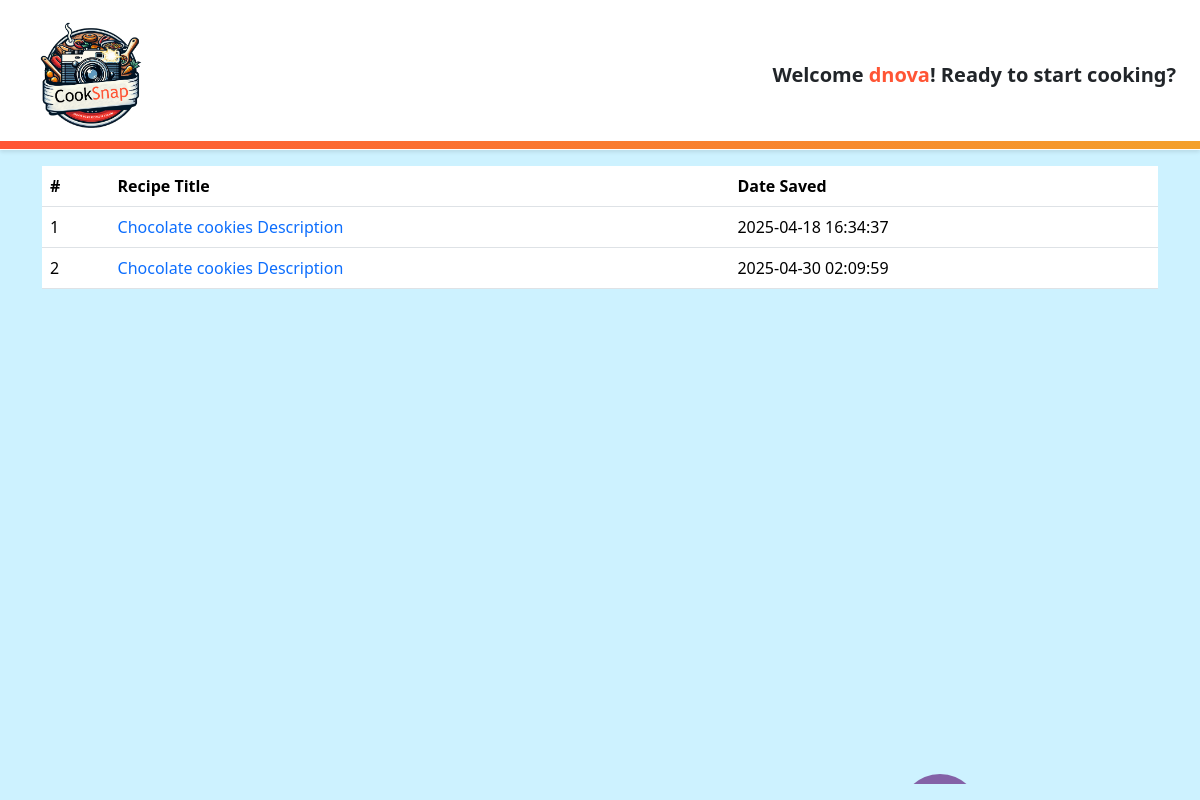
The app's page /saved_recipes/ (signed in) with its own data.
### saved_recipes/views.py (the view)
# urls.py: path("", saved_recipes_view, name="saved_recipes"),
@login_required
def saved_recipes_view(request):
    username = request.user.username
    conn = sqlite3.connect(settings.BASE_DIR / 'db.sqlite3')
    cursor = conn.cursor()
    cursor.execute("""
        SELECT recipe_id, title, s_date, steps
        FROM userSavedRecipes
        WHERE username = ?
    """, (username,))
    rows = cursor.fetchall()
    conn.close()
    saved_recipes = [
        {
            "id": row[0],
            "title": row[1],
            "date": row[2],
            "steps": row[3]
        }
        for row in rows
    ]
    return render(request, "saved_recipes_template/saved_recipes.html", {
        "saved_recipes": saved_recipes
    })

### templates/saved_recipes_template/saved_recipes.html (shortened to what this page needs)
{% load static %}
<!DOCTYPE html>
<html lang="en">
<head>
    <link rel="stylesheet" href="https://cdn.jsdelivr.net/npm/bootstrap@5.3.2/dist/css/bootstrap.min.css"
 />
    <link rel="stylesheet"
        href="https://cdnjs.cloudflare.com/ajax/libs/bootstrap-icons/1.10.0/font/bootstrap-icons.min.css" />
    <link rel="stylesheet" href="{% static 'styles/styleSaveRecipes.css' %}" />
    <link rel="stylesheet" href="{% static 'styles/styleCirculos.css' %}" />
    <link rel="stylesheet" href="https://cdnjs.cloudflare.com/ajax/libs/font-awesome/6.0.0-beta3/css/all.min.css" />
</head>
<body class="background">
    <nav class="navbar navbar-expand-lg navbar-light p-3">
        <a class="navbar-brand" href="{% url 'main' %}">
            <img src="{% static 'resources/cooksnap-logo.png' %}" alt="Cooksnap Logo"
                class="hexagon-img" style="min-width:150px; height:auto;" />
        </a>
        <div class="collapse navbar-collapse" id="navbarNav" >
            <ul class="navbar-nav ms-auto align-items-center">
                <li class="nav-item">
                    <h1 class="nav-link mb-0 text-center text-lg-start fw-bold fs-5 text-dark">
                        Welcome <span style="color:#FF5535">{{ user.username }}</span>! Ready to start cooking?
                    </h1>
                </li>
            </ul>
        </div>
    </nav>
    <ul class='circles'>
        <li></li>
    </ul>
    <div class="container mt-3">
        <div class="table-responsive">
            <table class="table floating-table">
                <thead>
                    <tr>
                        <th>#</th>
                        <th>Recipe Title</th>
                        <th>Date Saved</th>
                    </tr>
                </thead>
                <tbody>
                    {% for recipe in saved_recipes %}
                    <tr>
                        <td>{{ forloop.counter }}</td>
                        <td>
                            <a href="#" class="text-decoration-none" data-bs-toggle="modal" data-bs-target="#recipeModal"
                               data-title="{{ recipe.title }}" data-steps="{{ recipe.steps|escapejs }}">
                                {{ recipe.title }}
                            </a>
                        </td>
                        <td>{{ recipe.date }}</td>
                    </tr>
                    {% empty %}
                    <tr>
                        <td colspan="3" class="text-center">No recipes saved yet.</td>
                    </tr>
                    {% endfor %}
                </tbody>
            </table>
        </div>
    </div>
</body>
</html>

### static/styles/styleSaveRecipes.css (style rules this page uses)
html, body { height: 100vh; margin: 0; padding: 0; box-sizing: border-box; display: flex; flex-direction: column; background-color: #cdf2ff; opacity: 1; }
.navbar { position: relative; box-shadow: 0 2px 4px rgba(0, 0, 0, 0.1); z-index: 1; background-color: #ffffff; border-bottom: 1px solid transparent; }
.navbar::after { content: ''; position: absolute; bottom: 0; left: 0; width: 100%; height: 8px; background: linear-gradient(90deg, #FF5535, #eec626, #FF5535); background-size: 300% 100%; animation: border-animate 6s ease-in-out infinite; }
.navbar .navbar-brand img { width: 100px; height: auto; min-width: 100px; height: auto; }
.navbar .nav-link { font-size: 1.5rem; font-weight: 600; color: #000000; }
.navbar .nav-link span { color: #FF5535; }
.hexagon-img { width: 100%; max-width: 40vh; }

### static/styles/styleCirculos.css (style rules this page uses)
.circles { position: absolute; bottom: 0; left: 0; width: 100%; height: 100%; z-index: 0; overflow: hidden; }
.circles li { position: absolute; display: block; list-style: none; width: 15px; height: 15px; background: rgba(118, 207, 223, 0.8); animation: animate 20s linear infinite; bottom: calc(10px - 10vh); }
.circles li:nth-child(6) { left: 75%; width: 80px; height: 80px; animation-delay: 0s; animation-duration: 24s; border-radius: 50%; background: rgba(114, 63, 145, 0.8); }

### records on screen
userSavedRecipes: title "Chocolate cookies Description", date "2025-04-18 16:34:37"
userSavedRecipes: title "Chocolate cookies Description", date "2025-04-30 02:09:59"

### other values on screen
{{ user.username }} "dnova"
